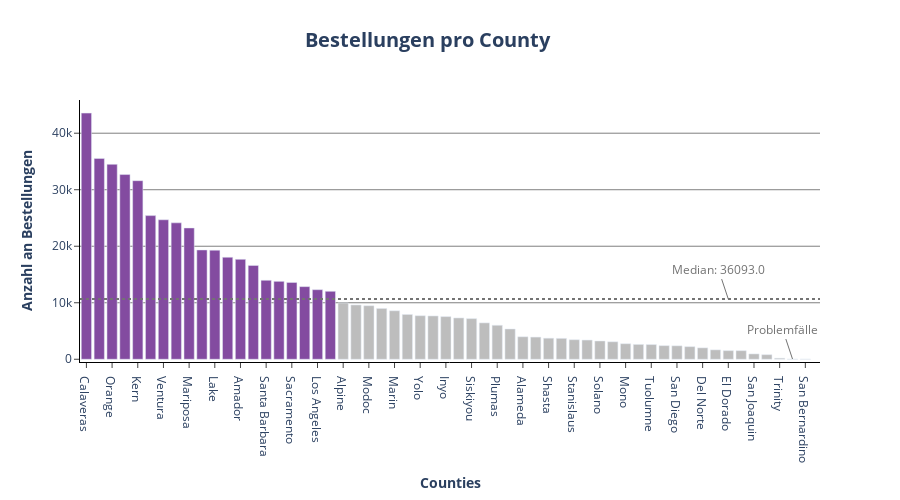

Here is the notebook cell this chart was saved with:
### Code cell
fig = go.Figure()

for county in df_regional.county.unique():

    if df_regional.loc[df_regional.county == county].orders.values >= df_regional.orders.mean():
        color= px.colors.sequential.Purpor[5]
    
        fig.add_trace (go.Bar(
            x= df_regional.loc[df_regional.county == county].county,
            y= df_regional.loc[df_regional.county == county].orders,
            showlegend= False,
            marker= dict(color= color),
            width= 0.8,
            name= f"{df_regional.loc[df_regional.county == county].county}",
            hovertemplate = f"<b>{df_regional.loc[df_regional.county == county].county.values[0]}</b><br><br>" +
                "Bestellungen: %{y}<br>" +
                "<extra></extra>"
        ))

    else:
        color= px.colors.sequential.Greys[3]

        fig.add_trace (go.Bar(
            x= df_regional.loc[df_regional.county == county].county,
            y= df_regional.loc[df_regional.county == county].orders,
            showlegend= False,
            marker= dict(color= color),
            width= 0.8,
            name= f"{df_regional.loc[df_regional.county == county].county}",
            hovertemplate = f"<b>{df_regional.loc[df_regional.county == county].county.values[0]}</b><br><br>" +
                "Bestellungen: %{y}<br>" +
                "<extra></extra>"
        ))


fig.add_annotation(
    x=55,
    y=df_regional[df_regional.county == "Placer"]["orders"].values[0],
    text="Problemfälle",
    font_color= px.colors.sequential.Greys[5],
    arrowcolor= px.colors.sequential.Greys[5]
)

fig.add_hline(
    y= df_regional.orders.mean(),
    line_dash= "dot",
    line_color= px.colors.sequential.Greys[5],
    opacity= 1
)

fig.add_annotation(
    x= 50,
    y= df_regional.orders.mean(),
    text=f"Median: {df_products.head(10).coun.median().round(2)}",
    font_color= px.colors.sequential.Greys[5],
    arrowcolor= px.colors.sequential.Greys[5]
)

fig.update_layout(title= dict(text= "<b>Bestellungen pro County</b>", font_size= 20, xanchor= "center", yanchor= "top", y=0.935, x=0.475), legend_title_text = "<b>Counties</b>", height= 500)
fig.update_xaxes(title_text="<b>Counties</b>", ticks= "outside")
fig.update_yaxes(title_text="<b>Anzahl an Bestellungen</b>", ticks= "outside", showgrid= True, gridcolor= "grey")
fig.update_layout(plot_bgcolor= "white", xaxis= dict(linecolor= "black"), yaxis= dict(linecolor= "black"))
fig.show()

### Figure 1 — Plotly figure (JSON) as saved in the notebook; plotly's stock layout.template omitted (floating-point values rounded to 4 significant figures)
{"data": [{"hovertemplate": "<b>Calaveras</b><br><br>Bestellungen: %{y}<br><extra></extra>", "marker": {"color": "rgb(131, 75, 160)"}, "name": "3    Calaveras\nName: county, dtype: object", "showlegend": false, "type": "bar", "width": 0.8, "x": ["Calaveras"], "y": [43559]}, {"hovertemplate": "<b>Glenn</b><br><br>Bestellungen: %{y}<br><extra></extra>", "marker": {"color": "rgb(131, 75, 160)"}, "name": "9    Glenn\nName: county, dtype: object", "showlegend": false, "type": "bar", "width": 0.8, "x": ["Glenn"], "y": [35541]}, {"hovertemplate": "<b>Orange</b><br><br>Bestellungen: %{y}<br><extra></extra>", "marker": {"color": "rgb(131, 75, 160)"}, "name": "28    Orange\nName: county, dtype: object", "showlegend": false, "type": "bar", "width": 0.8, "x": ["Orange"], "y": [34496]}, {"hovertemplate": "<b>Fresno</b><br><br>Bestellungen: %{y}<br><extra></extra>", "marker": {"color": "rgb(131, 75, 160)"}, "name": "8    Fresno\nName: county, dtype: object", "showlegend": false, "type": "bar", "width": 0.8, "x": ["Fresno"], "y": [32685]}, {"hovertemplate": "<b>Kern</b><br><br>Bestellungen: %{y}<br><extra></extra>", "marker": {"color": "rgb(131, 75, 160)"}, "name": "13    Kern\nName: county, dtype: object", "showlegend": false, "type": "bar", "width": 0.8, "x": ["Kern"], "y": [31601]}, {"hovertemplate": "<b>Sutter</b><br><br>Bestellungen: %{y}<br><extra></extra>", "marker": {"color": "rgb(131, 75, 160)"}, "name": "49    Sutter\nName: county, dtype: object", "showlegend": false, "type": "bar", "width": 0.8, "x": ["Sutter"], "y": [25420]}, {"hovertemplate": "<b>Ventura</b><br><br>Bestellungen: %{y}<br><extra></extra>", "marker": {"color": "rgb(131, 75, 160)"}, "name": "54    Ventura\nName: county, dtype: object", "showlegend": false, "type": "bar", "width": 0.8, "x": ["Ventura"], "y": [24684]}, {"hovertemplate": "<b>Monterey</b><br><br>Bestellungen: %{y}<br><extra></extra>", "marker": {"color": "rgb(131, 75, 160)"}, "name": "25    Monterey\nName: county, dtype: object", "showlegend": false, "type": "bar", "width": 0.8, "x": ["Monterey"], "y": [24142]}, {"hovertemplate": "<b>Mariposa</b><br><br>Bestellungen: %{y}<br><extra></extra>", "marker": {"color": "rgb(131, 75, 160)"}, "name": "20    Mariposa\nName: county, dtype: object", "showlegend": false, "type": "bar", "width": 0.8, "x": ["Mariposa"], "y": [23234]}, {"hovertemplate": "<b>Santa Cruz</b><br><br>Bestellungen: %{y}<br><extra></extra>", "marker": {"color": "rgb(131, 75, 160)"}, "name": "42    Santa Cruz\nName: county, dtype: object", "showlegend": false, "type": "bar", "width": 0.8, "x": ["Santa Cruz"], "y": [19340]}, {"hovertemplate": "<b>Lake</b><br><br>Bestellungen: %{y}<br><extra></extra>", "marker": {"color": "rgb(131, 75, 160)"}, "name": "15    Lake\nName: county, dtype: object", "showlegend": false, "type": "bar", "width": 0.8, "x": ["Lake"], "y": [19302]}, {"hovertemplate": "<b>Yuba</b><br><br>Bestellungen: %{y}<br><extra></extra>", "marker": {"color": "rgb(131, 75, 160)"}, "name": "56    Yuba\nName: county, dtype: object", "showlegend": false, "type": "bar", "width": 0.8, "x": ["Yuba"], "y": [18050]}, {"hovertemplate": "<b>Amador</b><br><br>Bestellungen: %{y}<br><extra></extra>", "marker": {"color": "rgb(131, 75, 160)"}, "name": "2    Amador\nName: county, dtype: object", "showlegend": false, "type": "bar", "width": 0.8, "x": ["Amador"], "y": [17681]}, {"hovertemplate": "<b>Imperial</b><br><br>Bestellungen: %{y}<br><extra></extra>", "marker": {"color": "rgb(131, 75, 160)"}, "name": "11    Imperial\nName: county, dtype: object", "showlegend": false, "type": "bar", "width": 0.8, "x": ["Imperial"], "y": [16609]}, {"hovertemplate": "<b>Santa Barbara</b><br><br>Bestellungen: %{y}<br><extra></extra>", "marker": {"color": "rgb(131, 75, 160)"}, "name": "40    Santa Barbara\nName: county, dtype: object", "showlegend": false, "type": "bar", "width": 0.8, "x": ["Santa Barbara"], "y": [13977]}, {"hovertemplate": "<b>Madera</b><br><br>Bestellungen: %{y}<br><extra></extra>", "marker": {"color": "rgb(131, 75, 160)"}, "name": "18    Madera\nName: county, dtype: object", "showlegend": false, "type": "bar", "width": 0.8, "x": ["Madera"], "y": [13790]}, {"hovertemplate": "<b>Sacramento</b><br><br>Bestellungen: %{y}<br><extra></extra>", "marker": {"color": "rgb(131, 75, 160)"}, "name": "32    Sacramento\nName: county, dtype: object", "showlegend": false, "type": "bar", "width": 0.8, "x": ["Sacramento"], "y": [13589]}, {"hovertemplate": "<b>San Francisco</b><br><br>Bestellungen: %{y}<br><extra></extra>", "marker": {"color": "rgb(131, 75, 160)"}, "name": "36    San Francisco\nName: county, dtype: object", "showlegend": false, "type": "bar", "width": 0.8, "x": ["San Francisco"], "y": [12850]}, {"hovertemplate": "<b>Los Angeles</b><br><br>Bestellungen: %{y}<br><extra></extra>", "marker": {"color": "rgb(131, 75, 160)"}, "name": "17    Los Angeles\nName: county, dtype: object", "showlegend": false, "type": "bar", "width": 0.8, "x": ["Los Angeles"], "y": [12311]}, {"hovertemplate": "<b>Merced</b><br><br>Bestellungen: %{y}<br><extra></extra>", "marker": {"color": "rgb(131, 75, 160)"}, "name": "22    Merced\nName: county, dtype: object", "showlegend": false, "type": "bar", "width": 0.8, "x": ["Merced"], "y": [12028]}, {"hovertemplate": "<b>Alpine</b><br><br>Bestellungen: %{y}<br><extra></extra>", "marker": {"color": "rgb(189,189,189)"}, "name": "1    Alpine\nName: county, dtype: object", "showlegend": false, "type": "bar", "width": 0.8, "x": ["Alpine"], "y": [9971]}, {"hovertemplate": "<b>Santa Clara</b><br><br>Bestellungen: %{y}<br><extra></extra>", "marker": {"color": "rgb(189,189,189)"}, "name": "41    Santa Clara\nName: county, dtype: object", "showlegend": false, "type": "bar", "width": 0.8, "x": ["Santa Clara"], "y": [9611]}, {"hovertemplate": "<b>Modoc</b><br><br>Bestellungen: %{y}<br><extra></extra>", "marker": {"color": "rgb(189,189,189)"}, "name": "23    Modoc\nName: county, dtype: object", "showlegend": false, "type": "bar", "width": 0.8, "x": ["Modoc"], "y": [9467]}, {"hovertemplate": "<b>Mendocino</b><br><br>Bestellungen: %{y}<br><extra></extra>", "marker": {"color": "rgb(189,189,189)"}, "name": "21    Mendocino\nName: county, dtype: object", "showlegend": false, "type": "bar", "width": 0.8, "x": ["Mendocino"], "y": [8990]}, {"hovertemplate": "<b>Marin</b><br><br>Bestellungen: %{y}<br><extra></extra>", "marker": {"color": "rgb(189,189,189)"}, "name": "19    Marin\nName: county, dtype: object", "showlegend": false, "type": "bar", "width": 0.8, "x": ["Marin"], "y": [8580]}, {"hovertemplate": "<b>San Mateo</b><br><br>Bestellungen: %{y}<br><extra></extra>", "marker": {"color": "rgb(189,189,189)"}, "name": "39    San Mateo\nName: county, dtype: object", "showlegend": false, "type": "bar", "width": 0.8, "x": ["San Mateo"], "y": [7927]}, {"hovertemplate": "<b>Yolo</b><br><br>Bestellungen: %{y}<br><extra></extra>", "marker": {"color": "rgb(189,189,189)"}, "name": "55    Yolo\nName: county, dtype: object", "showlegend": false, "type": "bar", "width": 0.8, "x": ["Yolo"], "y": [7703]}, {"hovertemplate": "<b>Contra Costa</b><br><br>Bestellungen: %{y}<br><extra></extra>", "marker": {"color": "rgb(189,189,189)"}, "name": "5    Contra Costa\nName: county, dtype: object", "showlegend": false, "type": "bar", "width": 0.8, "x": ["Contra Costa"], "y": [7665]}, {"hovertemplate": "<b>Inyo</b><br><br>Bestellungen: %{y}<br><extra></extra>", "marker": {"color": "rgb(189,189,189)"}, "name": "12    Inyo\nName: county, dtype: object", "showlegend": false, "type": "bar", "width": 0.8, "x": ["Inyo"], "y": [7548]}, {"hovertemplate": "<b>San Benito</b><br><br>Bestellungen: %{y}<br><extra></extra>", "marker": {"color": "rgb(189,189,189)"}, "name": "33    San Benito\nName: county, dtype: object", "showlegend": false, "type": "bar", "width": 0.8, "x": ["San Benito"], "y": [7311]}, {"hovertemplate": "<b>Siskiyou</b><br><br>Bestellungen: %{y}<br><extra></extra>", "marker": {"color": "rgb(189,189,189)"}, "name": "45    Siskiyou\nName: county, dtype: object", "showlegend": false, "type": "bar", "width": 0.8, "x": ["Siskiyou"], "y": [7193]}, {"hovertemplate": "<b>Nevada</b><br><br>Bestellungen: %{y}<br><extra></extra>", "marker": {"color": "rgb(189,189,189)"}, "name": "27    Nevada\nName: county, dtype: object", "showlegend": false, "type": "bar", "width": 0.8, "x": ["Nevada"], "y": [6437]}, {"hovertemplate": "<b>Plumas</b><br><br>Bestellungen: %{y}<br><extra></extra>", "marker": {"color": "rgb(189,189,189)"}, "name": "30    Plumas\nName: county, dtype: object", "showlegend": false, "type": "bar", "width": 0.8, "x": ["Plumas"], "y": [6015]}, {"hovertemplate": "<b>Colusa</b><br><br>Bestellungen: %{y}<br><extra></extra>", "marker": {"color": "rgb(189,189,189)"}, "name": "4    Colusa\nName: county, dtype: object", "showlegend": false, "type": "bar", "width": 0.8, "x": ["Colusa"], "y": [5358]}, {"hovertemplate": "<b>Alameda</b><br><br>Bestellungen: %{y}<br><extra></extra>", "marker": {"color": "rgb(189,189,189)"}, "name": "0    Alameda\nName: county, dtype: object", "showlegend": false, "type": "bar", "width": 0.8, "x": ["Alameda"], "y": [3976]}, {"hovertemplate": "<b>Riverside</b><br><br>Bestellungen: %{y}<br><extra></extra>", "marker": {"color": "rgb(189,189,189)"}, "name": "31    Riverside\nName: county, dtype: object", "showlegend": false, "type": "bar", "width": 0.8, "x": ["Riverside"], "y": [3924]}, {"hovertemplate": "<b>Shasta</b><br><br>Bestellungen: %{y}<br><extra></extra>", "marker": {"color": "rgb(189,189,189)"}, "name": "43    Shasta\nName: county, dtype: object", "showlegend": false, "type": "bar", "width": 0.8, "x": ["Shasta"], "y": [3728]}, {"hovertemplate": "<b>San Luis Obispo</b><br><br>Bestellungen: %{y}<br><extra></extra>", "marker": {"color": "rgb(189,189,189)"}, "name": "38    San Luis Obispo\nName: county, dtype: object", "showlegend": false, "type": "bar", "width": 0.8, "x": ["San Luis Obispo"], "y": [3699]}, {"hovertemplate": "<b>Stanislaus</b><br><br>Bestellungen: %{y}<br><extra></extra>", "marker": {"color": "rgb(189,189,189)"}, "name": "48    Stanislaus\nName: county, dtype: object", "showlegend": false, "type": "bar", "width": 0.8, "x": ["Stanislaus"], "y": [3457]}, {"hovertemplate": "<b>Sierra</b><br><br>Bestellungen: %{y}<br><extra></extra>", "marker": {"color": "rgb(189,189,189)"}, "name": "44    Sierra\nName: county, dtype: object", "showlegend": false, "type": "bar", "width": 0.8, "x": ["Sierra"], "y": [3399]}, {"hovertemplate": "<b>Solano</b><br><br>Bestellungen: %{y}<br><extra></extra>", "marker": {"color": "rgb(189,189,189)"}, "name": "46    Solano\nName: county, dtype: object", "showlegend": false, "type": "bar", "width": 0.8, "x": ["Solano"], "y": [3231]}, {"hovertemplate": "<b>Kings</b><br><br>Bestellungen: %{y}<br><extra></extra>", "marker": {"color": "rgb(189,189,189)"}, "name": "14    Kings\nName: county, dtype: object", "showlegend": false, "type": "bar", "width": 0.8, "x": ["Kings"], "y": [3094]}, {"hovertemplate": "<b>Mono</b><br><br>Bestellungen: %{y}<br><extra></extra>", "marker": {"color": "rgb(189,189,189)"}, "name": "24    Mono\nName: county, dtype: object", "showlegend": false, "type": "bar", "width": 0.8, "x": ["Mono"], "y": [2750]}, {"hovertemplate": "<b>Napa</b><br><br>Bestellungen: %{y}<br><extra></extra>", "marker": {"color": "rgb(189,189,189)"}, "name": "26    Napa\nName: county, dtype: object", "showlegend": false, "type": "bar", "width": 0.8, "x": ["Napa"], "y": [2628]}, {"hovertemplate": "<b>Tuolumne</b><br><br>Bestellungen: %{y}<br><extra></extra>", "marker": {"color": "rgb(189,189,189)"}, "name": "53    Tuolumne\nName: county, dtype: object", "showlegend": false, "type": "bar", "width": 0.8, "x": ["Tuolumne"], "y": [2602]}, {"hovertemplate": "<b>Lassen</b><br><br>Bestellungen: %{y}<br><extra></extra>", "marker": {"color": "rgb(189,189,189)"}, "name": "16    Lassen\nName: county, dtype: object", "showlegend": false, "type": "bar", "width": 0.8, "x": ["Lassen"], "y": [2406]}, {"hovertemplate": "<b>San Diego</b><br><br>Bestellungen: %{y}<br><extra></extra>", "marker": {"color": "rgb(189,189,189)"}, "name": "35    San Diego\nName: county, dtype: object", "showlegend": false, "type": "bar", "width": 0.8, "x": ["San Diego"], "y": [2379]}, {"hovertemplate": "<b>Sonoma</b><br><br>Bestellungen: %{y}<br><extra></extra>", "marker": {"color": "rgb(189,189,189)"}, "name": "47    Sonoma\nName: county, dtype: object", "showlegend": false, "type": "bar", "width": 0.8, "x": ["Sonoma"], "y": [2229]}, {"hovertemplate": "<b>Del Norte</b><br><br>Bestellungen: %{y}<br><extra></extra>", "marker": {"color": "rgb(189,189,189)"}, "name": "6    Del Norte\nName: county, dtype: object", "showlegend": false, "type": "bar", "width": 0.8, "x": ["Del Norte"], "y": [2017]}, {"hovertemplate": "<b>Tulare</b><br><br>Bestellungen: %{y}<br><extra></extra>", "marker": {"color": "rgb(189,189,189)"}, "name": "52    Tulare\nName: county, dtype: object", "showlegend": false, "type": "bar", "width": 0.8, "x": ["Tulare"], "y": [1664]}, {"hovertemplate": "<b>El Dorado</b><br><br>Bestellungen: %{y}<br><extra></extra>", "marker": {"color": "rgb(189,189,189)"}, "name": "7    El Dorado\nName: county, dtype: object", "showlegend": false, "type": "bar", "width": 0.8, "x": ["El Dorado"], "y": [1524]}, {"hovertemplate": "<b>Humboldt</b><br><br>Bestellungen: %{y}<br><extra></extra>", "marker": {"color": "rgb(189,189,189)"}, "name": "10    Humboldt\nName: county, dtype: object", "showlegend": false, "type": "bar", "width": 0.8, "x": ["Humboldt"], "y": [1515]}, {"hovertemplate": "<b>San Joaquin</b><br><br>Bestellungen: %{y}<br><extra></extra>", "marker": {"color": "rgb(189,189,189)"}, "name": "37    San Joaquin\nName: county, dtype: object", "showlegend": false, "type": "bar", "width": 0.8, "x": ["San Joaquin"], "y": [947]}, {"hovertemplate": "<b>Tehama</b><br><br>Bestellungen: %{y}<br><extra></extra>", "marker": {"color": "rgb(189,189,189)"}, "name": "50    Tehama\nName: county, dtype: object", "showlegend": false, "type": "bar", "width": 0.8, "x": ["Tehama"], "y": [810]}, {"hovertemplate": "<b>Trinity</b><br><br>Bestellungen: %{y}<br><extra></extra>", "marker": {"color": "rgb(189,189,189)"}, "name": "51    Trinity\nName: county, dtype: object", "showlegend": false, "type": "bar", "width": 0.8, "x": ["Trinity"], "y": [185]}, {"hovertemplate": "<b>Placer</b><br><br>Bestellungen: %{y}<br><extra></extra>", "marker": {"color": "rgb(189,189,189)"}, "name": "29    Placer\nName: county, dtype: object", "showlegend": false, "type": "bar", "width": 0.8, "x": ["Placer"], "y": [46]}, {"hovertemplate": "<b>San Bernardino</b><br><br>Bestellungen: %{y}<br><extra></extra>", "marker": {"color": "rgb(189,189,189)"}, "name": "34    San Bernardino\nName: county, dtype: object", "showlegend": false, "type": "bar", "width": 0.8, "x": ["San Bernardino"], "y": [40]}], "layout": {"annotations": [{"arrowcolor": "rgb(115,115,115)", "font": {"color": "rgb(115,115,115)"}, "text": "Problemfälle", "x": 55, "y": 46}, {"arrowcolor": "rgb(115,115,115)", "font": {"color": "rgb(115,115,115)"}, "text": "Median: 36093.0", "x": 50, "y": 10650.0}], "height": 500, "legend": {"title": {"text": "<b>Counties</b>"}}, "plot_bgcolor": "white", "shapes": [{"line": {"color": "rgb(115,115,115)", "dash": "dot"}, "opacity": 1, "type": "line", "x0": 0, "x1": 1, "xref": "x domain", "y0": 10650.0, "y1": 10650.0, "yref": "y"}], "title": {"font": {"size": 20}, "text": "<b>Bestellungen pro County</b>", "x": 0.475, "xanchor": "center", "y": 0.935, "yanchor": "top"}, "xaxis": {"linecolor": "black", "ticks": "outside", "title": {"text": "<b>Counties</b>"}}, "yaxis": {"gridcolor": "grey", "linecolor": "black", "showgrid": true, "ticks": "outside", "title": {"text": "<b>Anzahl an Bestellungen</b>"}}}}
